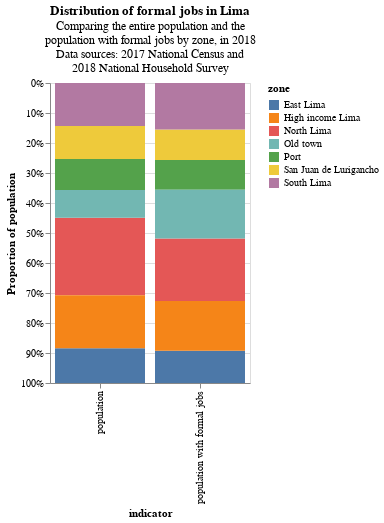

Notebook cell for this chart:
### Markdown cell above
Finally, the plot. This plot will compare the proportion of people by zone and the proportion of people with formal jobs by zone, in two parallel normalized stacked bars. Please notice that I am leaving out the area "South beach" because its share of the population is so low that it could not be visualized in the graphic with the other zones.

The code for producing this graph was referenced on the examples presented in the lecture.

### Code cell
alt.Chart(formal_jobs2[formal_jobs2['zone']!='South beach']).mark_bar().encode(
    alt.X('indicator'),
    alt.Y('sum(value)',
          stack='normalize',
          axis=alt.Axis(title='Proportion of population'),
          sort='descending'),
    alt.Color('zone')
).properties(
    width = 200,
    title={'text': 'Distribution of formal jobs in Lima',
           'subtitle': ['Comparing the entire population and the ', 
                        'population with formal jobs by zone, in 2018',
                        'Data sources: 2017 National Census and',
                        '2018 National Household Survey']}
)

### Figure 1 — Vega-Lite specification as saved in the notebook (floating-point values rounded to 4 significant figures)
{"config": {"view": {"continuousWidth": 400, "continuousHeight": 300}}, "data": {"name": "data-075f754cecbd2ec63fc8c484363594eb"}, "mark": "bar", "encoding": {"color": {"type": "nominal", "field": "zone"}, "x": {"type": "nominal", "field": "indicator"}, "y": {"type": "quantitative", "aggregate": "sum", "axis": {"title": "Proportion of population"}, "field": "value", "sort": "descending", "stack": "normalize"}}, "title": {"text": "Distribution of formal jobs in Lima", "subtitle": ["Comparing the entire population and the ", "population with formal jobs by zone, in 2018", "Data sources: 2017 National Census and", "2018 National Household Survey"]}, "width": 200, "$schema": "https://vega.github.io/schema/vega-lite/v4.0.2.json", "datasets": {"data-075f754cecbd2ec63fc8c484363594eb": [{"zone": "Port", "indicator": "population with formal jobs", "year": 2018, "value": 0.09841}, {"zone": "North Lima", "indicator": "population with formal jobs", "year": 2018, "value": 0.2065}, {"zone": "Old town", "indicator": "population with formal jobs", "year": 2018, "value": 0.1612}, {"zone": "San Juan de Lurigancho", "indicator": "population with formal jobs", "year": 2018, "value": 0.1011}, {"zone": "East Lima", "indicator": "population with formal jobs", "year": 2018, "value": 0.1067}, {"zone": "High income Lima", "indicator": "population with formal jobs", "year": 2018, "value": 0.1646}, {"zone": "South Lima", "indicator": "population with formal jobs", "year": 2018, "value": 0.1535}, {"zone": "Port", "indicator": "population", "year": 2018, "value": 1047000.0}, {"zone": "North Lima", "indicator": "population", "year": 2018, "value": 2623000.0}, {"zone": "Old town", "indicator": "population", "year": 2018, "value": 943800.0}, {"zone": "San Juan de Lurigancho", "indicator": "population", "year": 2018, "value": 1114000.0}, {"zone": "East Lima", "indicator": "population", "year": 2018, "value": 1173000.0}, {"zone": "High income Lima", "indicator": "population", "year": 2018, "value": 1801000.0}, {"zone": "South Lima", "indicator": "population", "year": 2018, "value": 1459000.0}]}}
